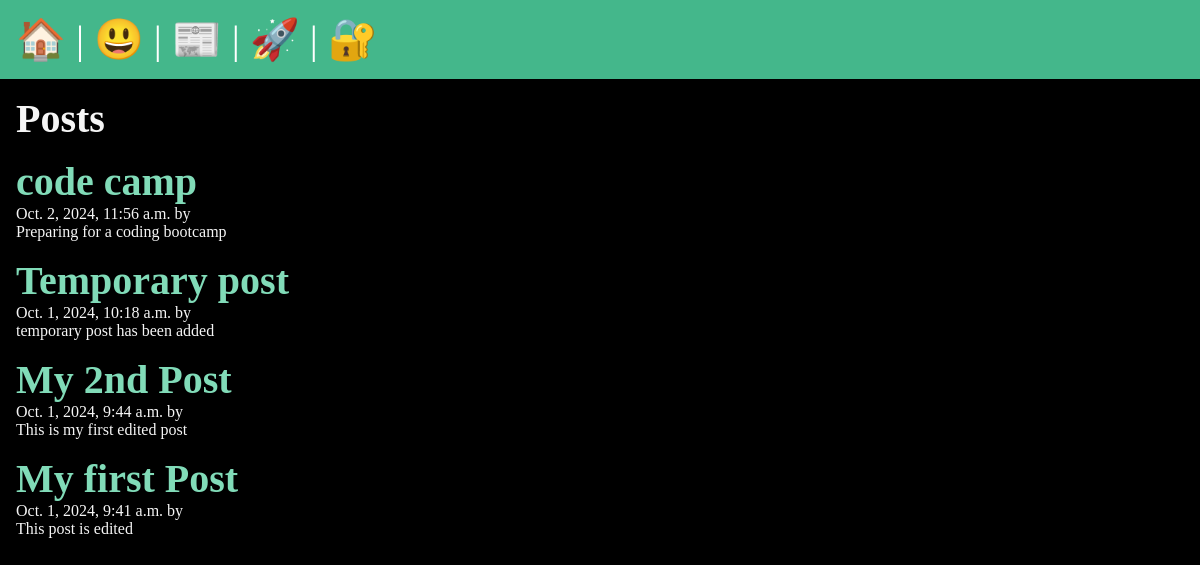
/posts/, run on an earlier commit of the app's database.
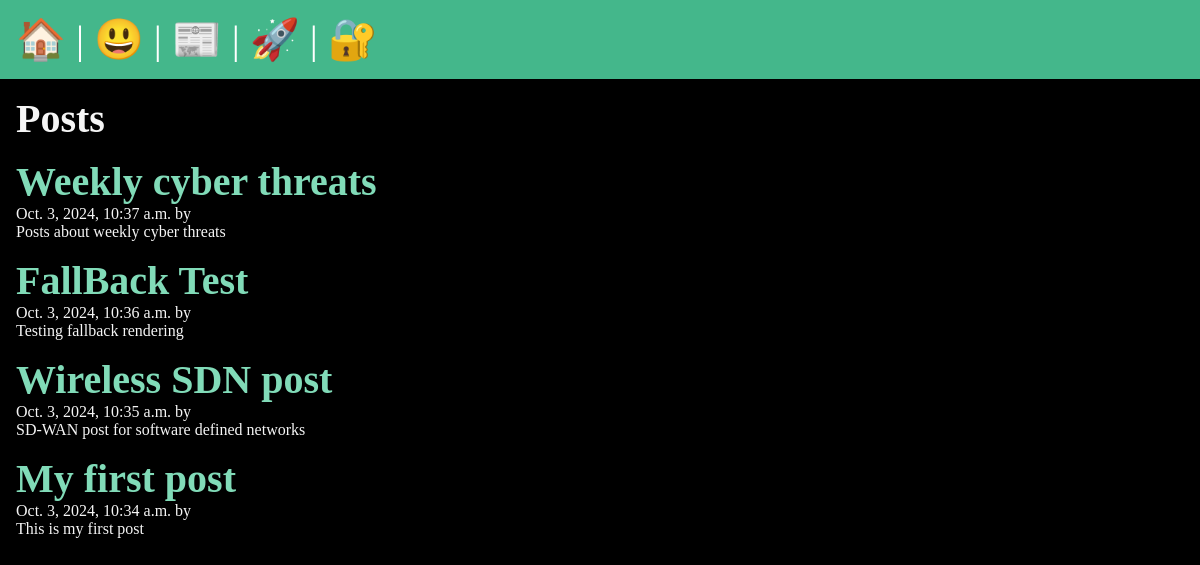
And on a later commit of the database.
### posts/models.py (models this page shows, shortened)
class Post(models.Model):
    title = models.CharField(max_length=75)
    body = models.TextField()
    slug = models.SlugField()
    date = models.DateTimeField(auto_now_add=True)
    banner = models.ImageField(default='fallback.jpg', blank=True)
    author = models.ForeignKey(User, on_delete=models.CASCADE, default=None)

### posts/views.py (the view)
# urls.py: path('', views.posts_list, name="list"),
def posts_list(request):
    posts = Post.objects.all().order_by('-date')
    return render(request, 'posts/posts_list.html', { 'posts' : posts })

### posts/templates/posts/posts_list.html (shortened to what this page needs)
{% extends "layout.html" %}
{% block content %}
    <section>
        <h1>Posts</h1>
        {% for post in posts %}
            <article class="post">
                <h2>
                    <a href="{% url 'posts:page' slug=post.slug %}">
                        {{post.title}}
                    </a>
                </h2>
                <p> {{post.date}} by {{ post.author }} </p>
                <p> {{post.body}} </p>
            </article>
        {% endfor %}
    </section>
{% endblock %}

### templates/layout.html (shortened to what this page needs)
<!DOCTYPE html>
{% load static %}
<html lang="en">
<head>
    <link rel="stylesheet" href="{% static 'css/style.css' %}">
</head>
<body>
    <nav>
        <a href="/">
            <span role="img" arial-label="Home" title="Home">🏠</span>
        </a> |
        <a href="/about">
            <span role="img" arial-label="About" title="About">😃</span>
        </a> |
        <a href="{% url 'posts:list' %}">
            <span role="img" arial-label="Posts" title="Posts">📰</span>
        </a> |
        {% if user.is_authenticated %}
            <a href="{% url 'posts:new-post' %}">
                <span role="img" arial-label="New Post" title="New Post">🆕</span>
            </a> |
            <form class="logout" action="{% url 'users:logout' %}" method="post">
                {% csrf_token %}
                <button class="logout-button" arial-label="User Logout" title="User Logout">🖐️</button>
            </form>
        {% else %}
            <a href="{% url 'users:register' %}">
                <span role="img" arial-label="User Registration" title="User registration">🚀</span>
            </a> |
            <a href="{% url 'users:login' %}">
                <span role="img" arial-label="User Login" title="User Login">🔐</span>
            </a>
        {% endif %}
    </nav>
    <main>
        {% block content %}
        {% endblock  %}
    </main>
</body>
</html>

### static/css/style.css (style rules this page uses)
* { margin: 0; padding: 0; box-sizing: border-box; }
body { min-height: 100vh; background-color: black; color: whitesmoke; font-size: 3rem; }
nav { padding: 1rem; background-color: #44B78B; color: white; font-size: 2.5rem; }
main { padding: 1rem; }
section { display: flex; flex-flow: column; gap: 1rem; }
h1, h2 { font-size: 2.5rem; }
p { font-size: 1rem; }
a { text-decoration: none; color: #81dbb8; }

What changed in the data, as far as the page shows it:
removed Post: title "code camp", date "Oct. 2, 2024, 11:56 a.m.", body "Preparing for a coding bootcamp"
removed Post: title "Temporary post", date "Oct. 1, 2024, 10:18 a.m.", body "temporary post has been added"
added Post: title "Weekly cyber threats", date "Oct. 3, 2024, 10:37 a.m.", body "Posts about weekly cyber threats"
changed Post: title "My 2nd Post" → "FallBack Test"; date "Oct. 1, 2024, 9:44 a.m." → "Oct. 3, 2024, 10:36 a.m."; body "This is my first edited post" → "Testing fallback rendering"
changed Post: title "My first Post" → "Wireless SDN post"; date "Oct. 1, 2024, 9:41 a.m." → "Oct. 3, 2024, 10:35 a.m."; body "This post is edited" → "SD-WAN post for software defined networks"
added Post: title "My first post", date "Oct. 3, 2024, 10:34 a.m.", body "This is my first post"
